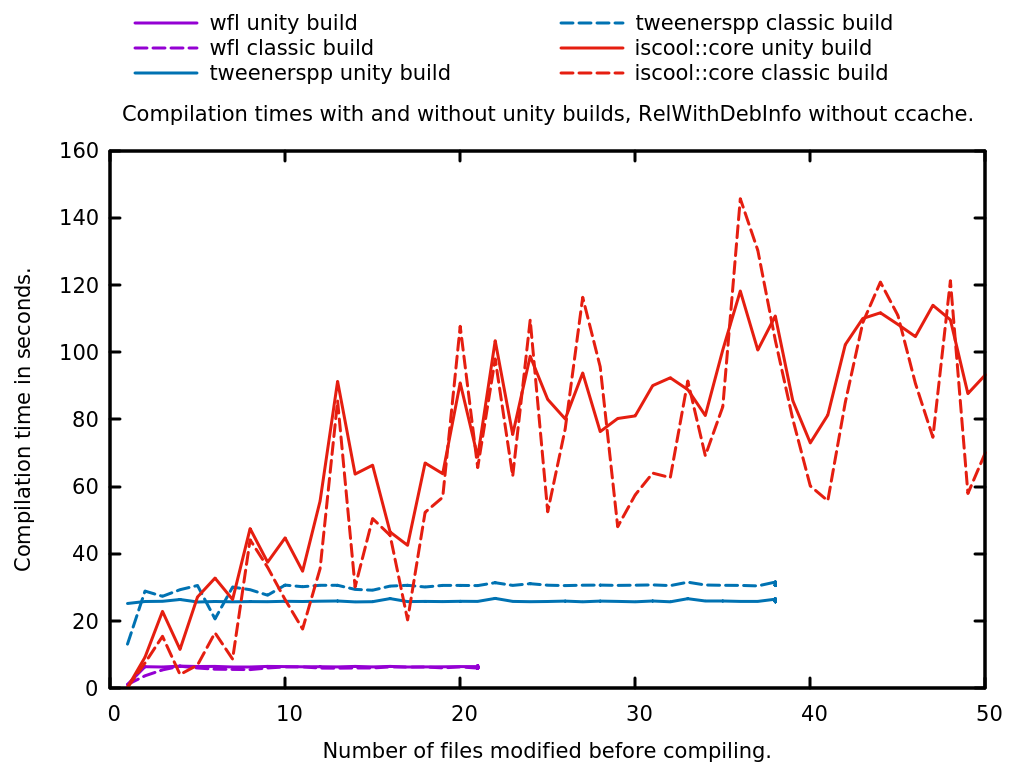

gnuplot code for this plot:
set terminal qt linewidth 3 font "Sans,12" size 1024,768
set size
set title "Compilation times with and without unity builds, RelWithDebInfo without ccache."
set xlabel "Number of files modified before compiling."
set ylabel "Compilation time in seconds."

set key reverse above Left maxrows 2

set xrange [0:50]

plot "weak-function.data" using 1:3 title "wfl unity build" \
                with lines linetype 1, \
     "weak-function.data" using 1:4 title "wfl classic build" \
                with lines linetype 1 dashtype 2, \
     "tweenerspp.data" using 1:3 title "tweenerspp unity build" \
                       with lines linetype 6, \
     "tweenerspp.data" using 1:4 title "tweenerspp classic build" \
                       with lines linetype 6 dashtype 2, \
     "iscool-core.data" using 1:3 title "iscool::core unity build" \
                        with lines linetype 7, \
     "iscool-core.data" using 1:4 title "iscool::core classic build" \
                        with lines linetype 7 dashtype 2
     
